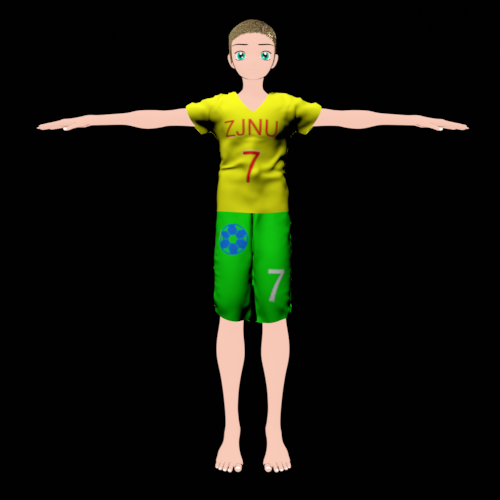
#> input picture hologram/SFFT/pic/man.png, 500 x 500 px, found by its file name
$ python reSFFT.py
#> lines starting #> are read from the running program, lines starting #| are printed output that depends on the picture
import time
import math
import cv2
import cv2 as cv
import numpy as np
import zipfile
import scipy.io as scio
from matplotlib import pyplot as plt

start = time.perf_counter()

I0 = cv.imread(r"pic\man.png")
#> I0 is the input picture: shape (500, 500, 3); mean B, G, R 11.1, 21.6, 20
# I0 = uint8(I0);
I0_b, I0_g, I0_r = cv.split(I0)
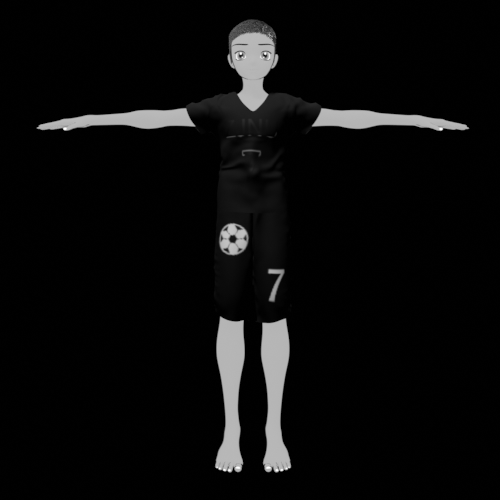
#> I0_b: shape (500, 500); min 0, max 255, mean 11.1
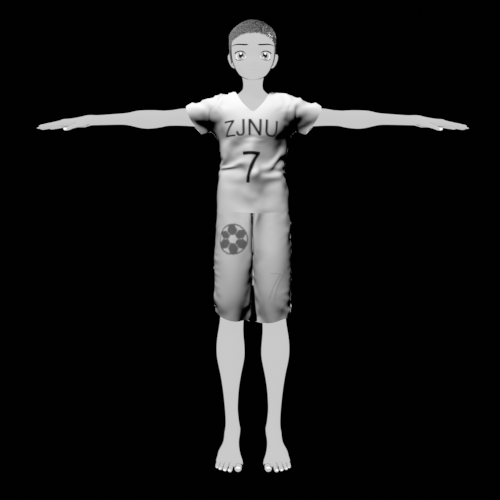
#> I0_g: shape (500, 500); min 0, max 255, mean 21.6
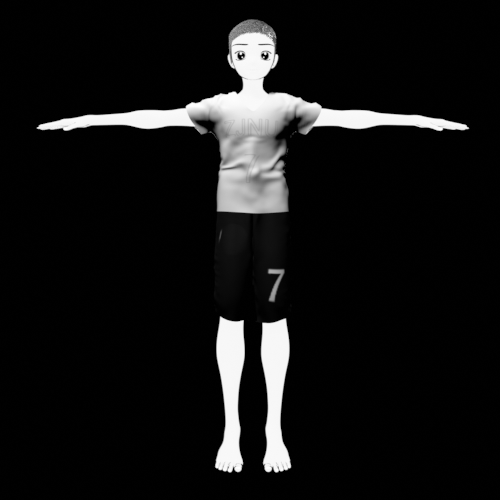
#> I0_r: shape (500, 500); min 0, max 255, mean 20
I0_gray = cv.cvtColor(I0, cv2.COLOR_BGR2GRAY)
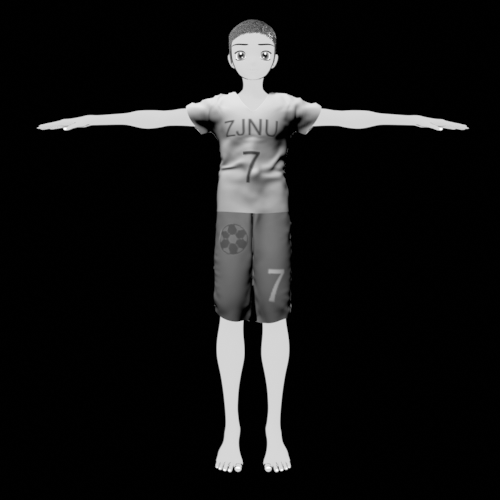
#> I0_gray: shape (500, 500); min 0, max 255, mean 19.9
# plt.imshow(abs(I0_gray),cmap='gray')
# plt.show()

I0_rgb = cv.merge([I0_r, I0_g, I0_b])
rI0, cI0, dI0 = I0.shape
#> rI0 = 500; cI0 = 500; dI0 = 3
rI0_int = rI0/2
#> rI0_int = 250
cI0_int = cI0/2
#> cI0_int = 250

#显示数据装入零矩阵
r = 1000
c = 1000
r_padl = int(r/2 - rI0/2)
#> r_padl = 250
c_padl = int(c/2 - cI0/2)
#> c_padl = 250
r_padh = int(r/2 + rI0/2)
#> r_padh = 750
# c_padh = int(c/2 + cI0/2)
c_padh = c/2 + cI0/2
#> c_padh = 750
c_padh = int(c_padh)

I0_squre = np.zeros((r,c))
I0_squre[r_padl:r_padh, c_padl:c_padh] = I0_gray#在矩阵写入影像矩阵
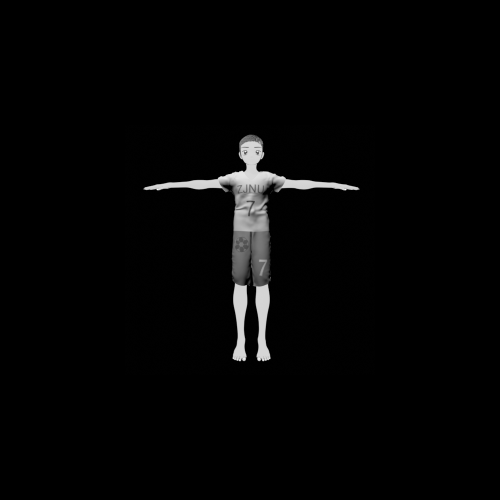
#> I0_squre: shape (1000, 1000) float64 (shown at 1/2 size); min 0, max 255, mean 5
# plt.imshow(I0_squre)
# plt.show()

PI = math.pi
lamda = 6.50e-4
k = 2*PI/lamda
I0_squre = I0_squre * math.e**(1j*np.random.rand(r,c)*2*PI)

z0 = 300
sphd = 3.18e-4
Lhx = sphd*r
Lhy = sphd*c
xh = np.arange(-Lhx/2, Lhx/2-sphd*0.001, sphd)
yh = np.arange(-Lhy/2, Lhy/2-sphd*0.001, sphd)
xh, yh = np.meshgrid(xh, yh)

Lox = r*lamda*z0/Lhx
Loy = c*lamda*z0/Lhx
# spod = Lox/r
spod = lamda*z0/r/sphd
xo = np.arange(-Lox/2, Lox/2-spod*0.001, spod)
yo = np.arange(-Loy/2, Loy/2-spod*0.001, spod)
xo, yo = np.meshgrid(xo,yo)


# F = math.e**(1j)
F0 = math.e**(1j*k*z0)/(1j*lamda*z0) * math.e**(1j*k/2/z0*(xh**2+yh*yh))
F = math.e**(1j*k/2/z0*(xo**2+yo*yo))
# print(xo**2)
fF1 = np.fft.fft2(np.fft.fftshift(I0_squre * F))
O = F0*fF1

#保存与读取物光波复数矩阵
np.save("o.npy",O)
O1=np.load("o.npy")

#scipy只能保存字典格式,给matlab使用
scio.savemat('a.mat',{'data':O})
#> (the run stopped early here; a loop or call above may not have finished)
